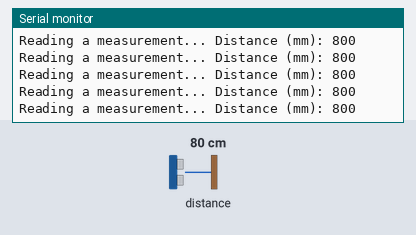
The sketch below on a simulated Arduino Uno, built with avr-gcc and run on an emulated ATmega328P. On the bench: the last lines printed to the serial monitor. The inputs (shaded band) are chosen by the test bench; at power-on: distance to the obstacle 80 cm.

Above: at 1.2 s.
1.3 s: distance to the obstacle set to 250 cm
At 1.46 s:
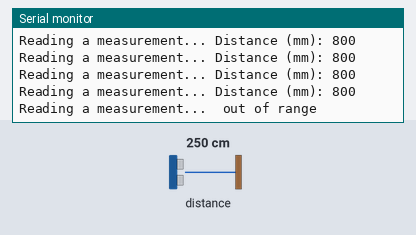
3.2 s: distance to the obstacle set to 2 cm
At 3.2 s:
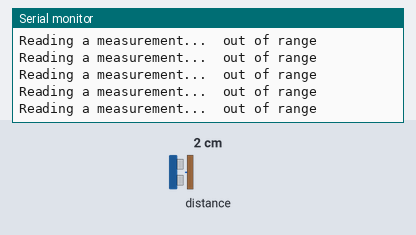

The sketch:

MOdulo_Vl53L0x.ino
```cpp
#include "Adafruit_VL53L0X.h"

Adafruit_VL53L0X lox = Adafruit_VL53L0X();

void setup() {
  Serial.begin(115200);

  // wait until serial port opens for native USB devices
  while (! Serial) {
    delay(1);
  }

  Serial.println("Adafruit VL53L0X test");
  if (!lox.begin()) {
    Serial.println(F("Failed to boot VL53L0X"));
    while(1);
  }
  // power
  Serial.println(F("VL53L0X API Simple Ranging example\n\n"));
}


void loop() {
  VL53L0X_RangingMeasurementData_t measure;

  Serial.print("Reading a measurement... ");
  lox.rangingTest(&measure, false); // pass in 'true' to get debug data printout!

  if (measure.RangeStatus != 4) {  // phase failures have incorrect data (verifica la medición)
    Serial.print("Distance (mm): "); Serial.println(measure.RangeMilliMeter); //imprime la medion en milimietros pero si se divide en 10.0 se hacen "cm"
  } else {
    Serial.println(" out of range "); //marca fuera de rango que es aproximadamente 1200mm (1227mm medido) y un minimo de 50mm (45mm sin error) (con error de 5-15mm en 20mm) en la hoja de datos
  }

  delay(100);
}
```

Measured:
- after the input at 1.3 s, the serial monitor: prints a new line at once (image 1)
